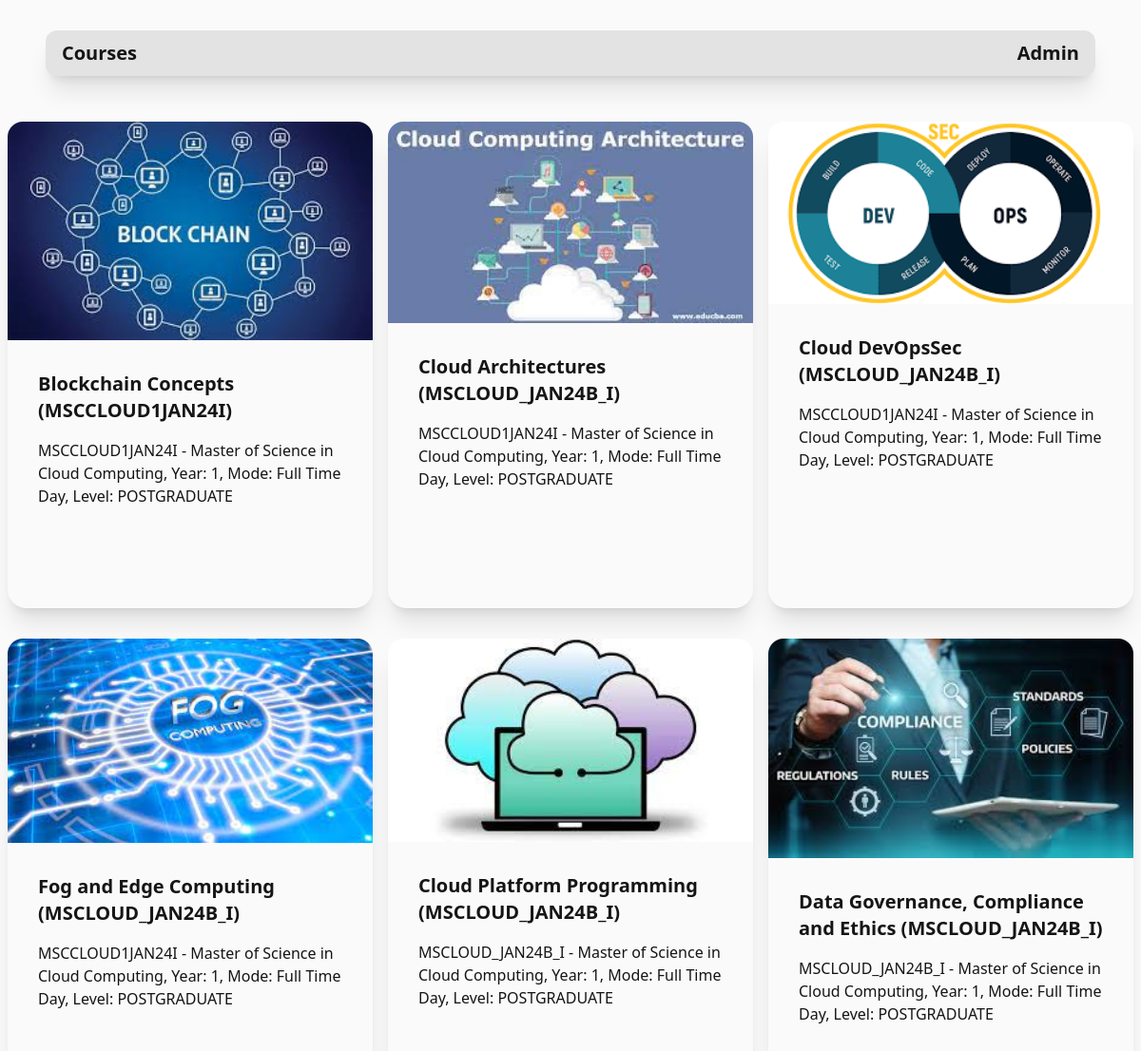
/, run on an earlier commit of the app's database.
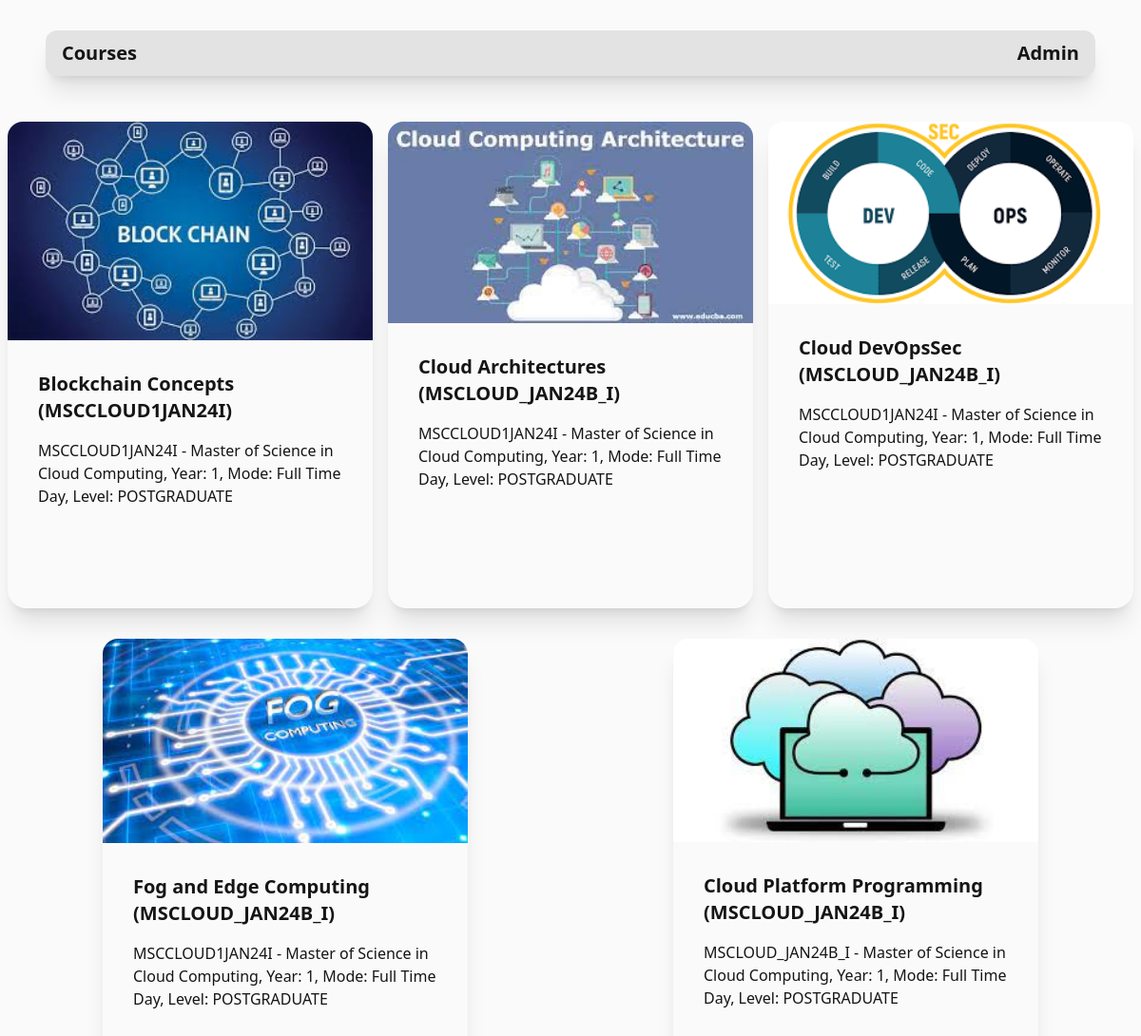
And on a later commit of the database.
### modules/models.py (models this page shows, shortened)
class Module(models.Model):
    name = models.CharField(max_length=100)
    description = models.TextField()
    image = models.ImageField(upload_to="images/",blank=True, null=True)

### modules/views.py (the view)
# urls.py: path('', views.index, name='index'),
def index(request):
    module = Module.objects.all()
    context = {'modules': module}
    return render(request, 'modules/index.html', context)

### modules/templates/modules/index.html
{% extends "modules/base.html" %}
{% block content %}
<div class="flex flex-col">
<div class="flex bg-base-200 flex-row rounded-xl mx-12 my-8 shadow-xl">
  <div class="flex-1">
    <a class="btn btn-ghost text-xl" href="/">Courses</a>
  </div>
  <div class="flex-none">
    <a class="btn btn-ghost text-xl" href="/admin">Admin</a>
  </div>
</div>
<div class="flex flex-wrap justify-around" >
    {% for module in modules %}
    <a href="/module/{{module.id}}/">
        <div class="flex card w-96 h-[32rem] bg-base shadow-xl mt-4 mb-4 opacity-100 transition duration-300 ease-in-out hover:opacity-80 cursor-pointer" onclick="">
            <div class="flex-1 rounded-t-2xl">
            <img src="{{ MEDIA_URL }}{{ module.image }}" class="w-full object-cover rounded-t-2xl flex-1"/>
            <div class="card-body flex self-end flex-col flex-1">
                <h2 class="card-title mb-2">{{module.name}}</h2>
                <p class=" text-base">{{module.description}}</p>
            </div>
            </div>
        </div>
    </a>
    {% endfor %}
</div>
</div>
{% endblock content %}

### modules/templates/modules/base.html (shortened to what this page needs)
<!DOCTYPE html>
<html lang="en" data-theme="acid">
<head>
    <link href="https://cdn.jsdelivr.net/npm/daisyui@4.0.9/dist/full.min.css" rel="stylesheet" type="text/css" />
    <script src="https://cdn.tailwindcss.com?plugins=typography"></script>
</head>
<body>
    <div class="flex flex-col flex-auto min-h-screen">
        {% block content %}
        {% endblock %}
    </div>
</body>
</html>

What changed in the data, as far as the page shows it:
removed Module: image (picture), name "Data Governance, Compliance and Ethics (MSCLOUD_JAN24B_I)", description "MSCLOUD_JAN24B_I - Master of Science in Cloud Computing, Year: 1, Mode: Full Time Day, Level: POSTGRADUATE"
